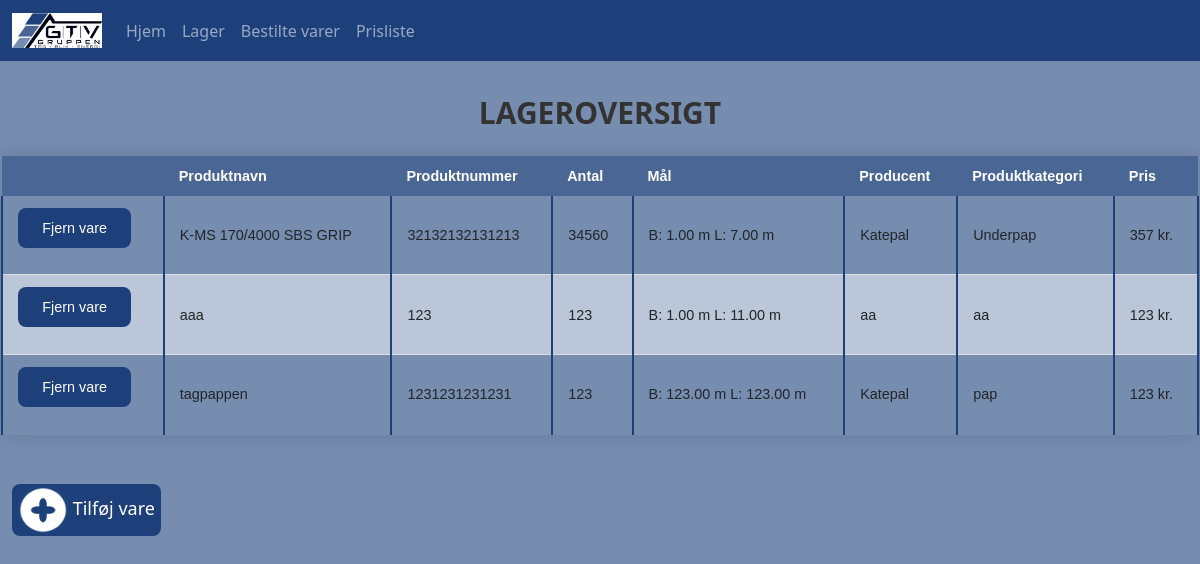
Before: /lager with the older database file.
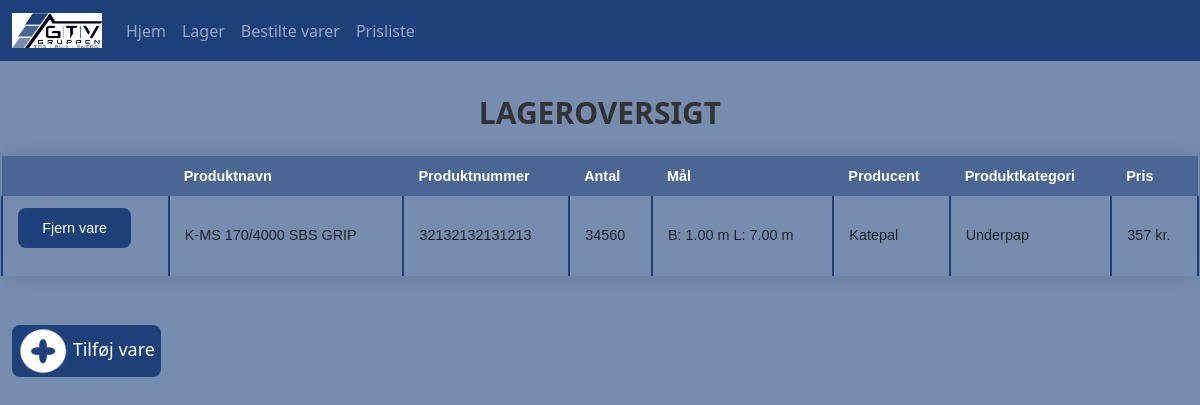
After: the same page with the newer database file.
### tables this page shows
CREATE TABLE Lageroversigt(
ID INTEGER PRIMARY KEY AUTOINCREMENT,
Produktnavn TEXT NOT NULL,
Produktnummer INT,
Antal INT NOT NULL,
Mål TEXT NOT NULL,
Producent TEXT,
Produktkategori TEXT,
Pris TEXT);

### app.py (the view)
@app.route('/lager', methods=['GET'])
def lager_get():
    data_rows = []
    conn = sqlite3.connect(database='GTV_Tagdækning_ApS.db')
    QUERY = "SELECT ID, Produktnavn, Produktnummer, Antal, Mål, Producent, Produktkategori, Pris FROM Lageroversigt ORDER BY id ASC"
    try:
        cur = conn.cursor()
        cur.execute(QUERY)
        data_rows = cur.fetchall()
    except sqlite3.OperationalError as oe:
        print(f"Transaction could not be processed: {oe}")
    except sqlite3.IntegrityError as ie:
        print(f"Integrity constraint violated: {ie}")
    except sqlite3.ProgrammingError as pe:
        print(f"You used the wrong SQL table: {pe}")
    except sqlite3.Error as e:
        print(f"Error calling SQL: {e}")
    finally:
        cur.close()
        conn.close()
    return flask.render_template('lager.html', data_rows = data_rows)

### templates/lager.html (shortened to what this page needs)
{% extends 'base.html' %}
{% block content%}
<div>
    <br>
    <h1>Lageroversigt</h1>
    <table class="styled-table">
        <thead>
            <tr>
                <th></th>
                <th>Produktnavn</th>
                <th>Produktnummer</th>
                <th>Antal</th>
                <th>Mål</th>
                <th>Producent</th>
                <th>Produktkategori</th>
                <th>Pris</th>
            </tr>
        </thead>
        {% for item in data_rows %}
        <tr>
            <td>
                <form action="" method="POST">
                    <button class="btn-submit" type="submit" name="fjern_vare" value="{{ item[0] }}">Fjern vare</button>
                </form>
            </td>
            {% for j in item[1::] %}
            <td>{{ j }}</td>
            {% endfor %}
        </tr>
        {% endfor%}
    </table><br>
    <button class="btn-open-popup" onclick="togglePopup()" style="margin-left: 1%;">
        <image src="static/Add_moerk_hvid.png" width="50" height="50"></image>
        Tilføj vare</button>
    <br>
    <br>
</div>
{% endblock %}

Changed rows visible on the page:
removed Lageroversigt: {{ item[0] }} 8 (drawn), Produktnavn "aaa", j "123" "123", Mål "B: 1.00 m L: 11.00 m", Producent "aa", Produktkategori "aa", Pris "123 kr."
removed Lageroversigt: {{ item[0] }} 13 (drawn), Produktnavn "tagpappen", Produktnummer "1231231231231", j "123", Mål "B: 123.00 m L: 123.00 m", Producent "Katepal", Produktkategori "pap", Pris "123 kr."
